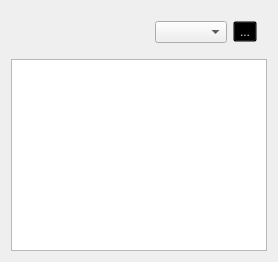
                     <widget class="QWidget" name="gallery_page">
                      <property name="styleSheet">
                       <string notr="true">background-image: url(:/images/images/images/PyDracula_vertical.png);
background-position: center;
background-repeat: no-repeat;</string>
                      </property>
                      <layout class="QVBoxLayout" name="verticalLayout_25">
                       <item>
                        <layout class="QHBoxLayout" name="horizontalLayout_13">
                         <property name="leftMargin">
                          <number>10</number>
                         </property>
                         <property name="topMargin">
                          <number>10</number>
                         </property>
                         <property name="rightMargin">
                          <number>10</number>
                         </property>
                         <property name="bottomMargin">
                          <number>10</number>
                         </property>
                         <item>
                          <spacer name="horizontalSpacer">
                           <property name="orientation">
                            <enum>Qt::Orientation::Horizontal</enum>
                           </property>
                           <property name="sizeHint" stdset="0">
                            <size>
                             <width>40</width>
                             <height>20</height>
                            </size>
                           </property>
                          </spacer>
                         </item>
                         <item>
                          <widget class="QComboBox" name="cmb_gallery_size"/>
                         </item>
                         <item>
                          <widget class="QToolButton" name="btn_gallery_view">
                           <property name="palette">
                            <palette>
                             <active>
                              <colorrole role="WindowText">
                               <brush brushstyle="SolidPattern">
                                <color alpha="255">
                                 <red>221</red>
                                 <green>221</green>
                                 <blue>221</blue>
                                </color>
                               </brush>
                              </colorrole>
                              <colorrole role="Button">
                               <brush brushstyle="SolidPattern">
                                <color alpha="0">
                                 <red>0</red>
                                 <green>0</green>
                                 <blue>0</blue>
                                </color>
                               </brush>
                              </colorrole>
                              <colorrole role="Text">
                               <brush brushstyle="SolidPattern">
                                <color alpha="255">
                                 <red>221</red>
                                 <green>221</green>
                                 <blue>221</blue>
                                </color>
                               </brush>
                              </colorrole>
                              <colorrole role="ButtonText">
                               <brush brushstyle="SolidPattern">
                                <color alpha="255">
                                 <red>221</red>
                                 <green>221</green>
                                 <blue>221</blue>
                                </color>
                               </brush>
                              </colorrole>
                              <colorrole role="Base">
                               <brush brushstyle="SolidPattern">
                                <color alpha="0">
                                 <red>0</red>
                                 <green>0</green>
                                 <blue>0</blue>
                                </color>
                               </brush>
                              </colorrole>
                              <colorrole role="Window">
                               <brush brushstyle="SolidPattern">
                                <color alpha="0">
                                 <red>0</red>
                                 <green>0</green>
                                 <blue>0</blue>
                                </color>
                               </brush>
                              </colorrole>
                              <colorrole role="PlaceholderText">
                               <brush brushstyle="SolidPattern">
                                <color alpha="128">
                                 <red>221</red>
                                 <green>221</green>
                                 <blue>221</blue>
                                </color>
                               </brush>
                              </colorrole>
                              <colorrole role="Accent">
                               <brush brushstyle="SolidPattern">
                                <color alpha="255">
                                 <red>40</red>
                                 <green>44</green>
                                 <blue>52</blue>
                                </color>
                               </brush>
                              </colorrole>
                             </active>
                             <inactive>
                              <colorrole role="WindowText">
                               <brush brushstyle="SolidPattern">
                                <color alpha="255">
                                 <red>221</red>
                                 <green>221</green>
                                 <blue>221</blue>
                                </color>
                               </brush>
                              </colorrole>
                              <colorrole role="Button">
                               <brush brushstyle="SolidPattern">
                                <color alpha="0">
                                 <red>0</red>
                                 <green>0</green>
                                 <blue>0</blue>
                                </color>
                               </brush>
                              </colorrole>
                              <colorrole role="Text">
                               <brush brushstyle="SolidPattern">
                                <color alpha="255">
                                 <red>221</red>
                                 <green>221</green>
                                 <blue>221</blue>
                                </color>
                               </brush>
                              </colorrole>
                              <colorrole role="ButtonText">
                               <brush brushstyle="SolidPattern">
                                <color alpha="255">
                                 <red>221</red>
                                 <green>221</green>
                                 <blue>221</blue>
                                </color>
                               </brush>
                              </colorrole>
                              <colorrole role="Base">
                               <brush brushstyle="SolidPattern">
                                <color alpha="0">
                                 <red>0</red>
                                 <green>0</green>
                                 <blue>0</blue>
                                </color>
                               </brush>
                              </colorrole>
                              <colorrole role="Window">
                               <brush brushstyle="SolidPattern">
                                <color alpha="0">
                                 <red>0</red>
                                 <green>0</green>
                                 <blue>0</blue>
                                </color>
                               </brush>
                              </colorrole>
                              <colorrole role="PlaceholderText">
                               <brush brushstyle="SolidPattern">
                                <color alpha="128">
                                 <red>221</red>
                                 <green>221</green>
                                 <blue>221</blue>
                                </color>
                               </brush>
                              </colorrole>
                              <colorrole role="Accent">
                               <brush brushstyle="SolidPattern">
                                <color alpha="255">
                                 <red>40</red>
                                 <green>44</green>
                                 <blue>52</blue>
                                </color>
                               </brush>
                              </colorrole>
                             </inactive>
                             <disabled>
                              <colorrole role="WindowText">
                               <brush brushstyle="SolidPattern">
                                <color alpha="255">
                                 <red>221</red>
                                 <green>221</green>
                                 <blue>221</blue>
                                </color>
                               </brush>
                              </colorrole>
                              <colorrole role="Button">
                               <brush brushstyle="SolidPattern">
                                <color alpha="0">
                                 <red>0</red>
                                 <green>0</green>
                                 <blue>0</blue>
                                </color>
                               </brush>
                              </colorrole>
                              <colorrole role="Text">
                               <brush brushstyle="SolidPattern">
                                <color alpha="255">
                                 <red>221</red>
                                 <green>221</green>
                                 <blue>221</blue>
                                </color>
                               </brush>
                              </colorrole>
                              <colorrole role="ButtonText">
                               <brush brushstyle="SolidPattern">
                                <color alpha="255">
                                 <red>221</red>
                                 <green>221</green>
                                 <blue>221</blue>
                                </color>
                               </brush>
                              </colorrole>
                              <colorrole role="Base">
                               <brush brushstyle="SolidPattern">
                                <color alpha="0">
                                 <red>0</red>
                                 <green>0</green>
                                 <blue>0</blue>
                                </color>
                               </brush>
                              </colorrole>
                              <colorrole role="Window">
                               <brush brushstyle="SolidPattern">
                                <color alpha="0">
                                 <red>0</red>
                                 <green>0</green>
                                 <blue>0</blue>
                                </color>
                               </brush>
                              </colorrole>
                              <colorrole role="PlaceholderText">
                               <brush brushstyle="SolidPattern">
                                <color alpha="128">
                                 <red>221</red>
                                 <green>221</green>
                                 <blue>221</blue>
                                </color>
                               </brush>
                              </colorrole>
                              <colorrole role="Accent">
                               <brush brushstyle="SolidPattern">
                                <color alpha="255">
                                 <red>40</red>
                                 <green>44</green>
                                 <blue>52</blue>
                                </color>
                               </brush>
                              </colorrole>
                             </disabled>
                            </palette>
                           </property>
                           <property name="text">
                            <string>...</string>
                           </property>
                           <property name="icon">
                            <iconset resource="../resources/resources.qrc">
                             <normaloff>:/icons/cil-size-grip.png</normaloff>
                             <normalon>:/icons/cil-featured-playlist.png</normalon>:/icons/cil-size-grip.png</iconset>
                           </property>
                           <property name="checkable">
                            <bool>true</bool>
                           </property>
                           <property name="checked">
                            <bool>true</bool>
                           </property>
                          </widget>
                         </item>
                        </layout>
                       </item>
                       <item>
                        <widget class="QListWidget" name="galleryList">
                         <property name="iconSize">
                          <size>
                           <width>64</width>
                           <height>64</height>
                          </size>
                         </property>
                         <property name="verticalScrollMode">
                          <enum>QAbstractItemView::ScrollMode::ScrollPerItem</enum>
                         </property>
                         <property name="horizontalScrollMode">
                          <enum>QAbstractItemView::ScrollMode::ScrollPerItem</enum>
                         </property>
                         <property name="viewMode">
                          <enum>QListView::ViewMode::IconMode</enum>
                         </property>
                        </widget>
                       </item>
                      </layout>
                     </widget>
